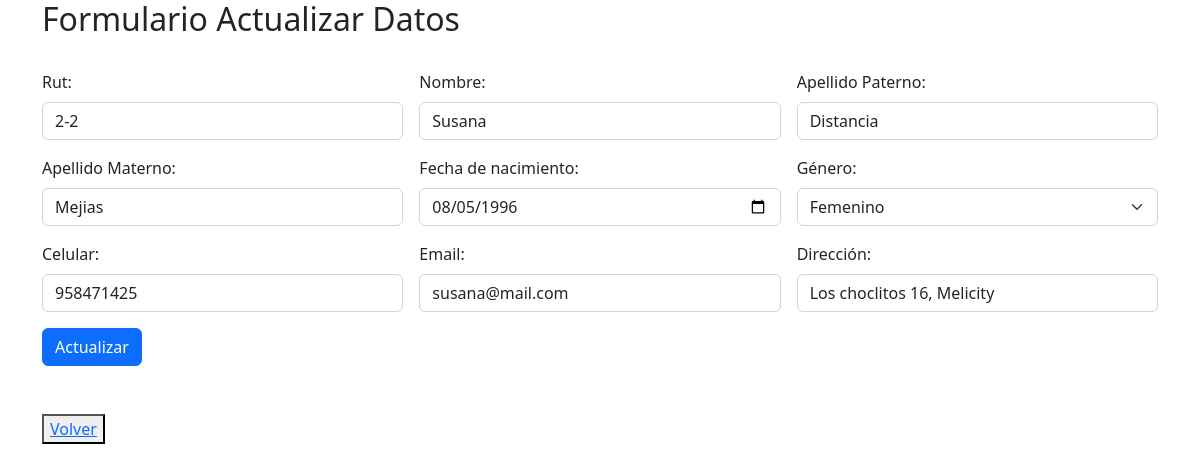
The app's page /alumnos/alumnos_findEdit/2-2 with its own data.
### alumnos/models.py (models this page shows, shortened)
class Alumno(models.Model):
    rut              = models.CharField(primary_key=True, max_length=10)
    nombre           = models.CharField(max_length=20)
    apellido_paterno = models.CharField(max_length=20)
    apellido_materno = models.CharField(max_length=20)
    fecha_nacimiento = models.DateField(blank=False, null=False)
    id_genero        = models.ForeignKey('Genero',on_delete=models.CASCADE, db_column='idGenero')
    telefono         = models.CharField(max_length=45)
    email            = models.EmailField(unique=True, max_length=100, blank=True, null=True)
    direccion        = models.CharField(max_length=50, blank=True, null=True)
    activo           = models.IntegerField()

### alumnos/views.py (the view)
# urls.py: path("alumnos_findEdit/<str:pk>", views.alumnos_findEdit, name="alumnos_findEdit"),
def alumnos_findEdit(request, pk):
    if pk != "":
        alumno = Alumno.objects.get(rut = pk)
        generos = Genero.objects.all()
        context = {"alumno": alumno, "generos": generos}
        if alumno:
            return render(request, "alumnos/alumnos_edit.html", context)
        else:
            context = {"mensaje":"Error, rut no existe..."}
            return render(request, "alumnos/alumnos_list.html", context)

### alumnos/templates/alumnos/alumnos_edit.html (shortened to what this page needs)
<!DOCTYPE html>
<html lang="en">
<head>
    <link href="https://cdn.jsdelivr.net/npm/bootstrap@5.2.3/dist/css/bootstrap.min.css" rel="stylesheet">
</head>
<body>
    <div class="container">
        {% if alumno %}
            <h2> Formulario Actualizar Datos </h2><br>
            <form class="row g-3" action="{% url 'alumnosUpdate' %}" method="POST">
                <div class="col-md-4">
                    <label for="rut" class="form-label">Rut:</label>
                    <input type="text" class="form-control" name="rut" id="rut" value="{{alumno.rut}}">
                </div>
                <div class="col-md-4">
                    <label for="nombre" class="form-label">Nombre:</label>
                    <input type="text" class="form-control" name="nombre" id="nombre" value="{{alumno.nombre}}">
                </div>
                <div class="col-md-4">
                    <label for="paterno" class="form-label">Apellido Paterno:</label>
                    <input type="text" class="form-control" name="paterno" id="paterno" value="{{alumno.apellido_paterno}}">
                </div>
                <div class="col-md-4">
                    <label for="materno" class="form-label">Apellido Materno:</label>
                    <input type="text" class="form-control" name="materno" id="materno" value="{{alumno.apellido_materno}}">
                </div>
                <div class="col-md-4">
                    <label for="fechaNac" class="form-label">Fecha de nacimiento:</label>
                    <input type="date" class="form-control" name="fechaNac" id="fechaNac" value="{{alumno.fecha_nacimiento|date:'Y-m-d'}}">
                </div>
                <div class="col-md-4">
                    <label for="genero" class="form-label">Género:</label>
                    <select name="genero" class="form-select" id="genero">
                        {% for genero in generos %}
                            {% if genero.genero == alumno.id_genero.genero %}
                                <option value="{{genero.id_genero}}" selected> {{genero.genero}} </option>
                            {% else %}
                                <option value="{{genero.id_genero}}"> {{genero.genero}} </option>
                            {% endif %}
                        {% endfor %}
                    </select>
                </div>
                <div class="col-4">
                    <label for="telefono" class="form-label">Celular:</label>
                    <input type="text" class="form-control" name="telefono" id="telefono" value="{{alumno.telefono}}">
                </div>
                <div class="col-4">
                    <label for="email" class="form-label">Email:</label>
                    <input type="mail" class="form-control" name="email" id="email" value="{{alumno.email}}">
                </div>
                <div class="col-4">
                    <label for="direccion" class="form-label">Dirección:</label>
                    <input type="text" class="form-control" name="direccion" id="direccion" value="{{alumno.direccion}}">
                </div>
                <div class="col-12">
                    <input class="btn btn-primary" type="submit" name="opcion" value="Actualizar">
                </div>
            </form>
        {% endif %}
        <br><br>
        <button>
            <a href="{% url 'crud' %}"> Volver</a>
        </button>
    </div>
</body>
</html>

### records on screen
Alumno: rut "2-2", nombre "Susana", paterno "Distancia", materno "Mejias", fechaNac "08/05/1996", telefono "958471425", email "susana@mail.com", direccion "Los choclitos 16, Melicity"

### other values on screen
form field genero "Femenino"
